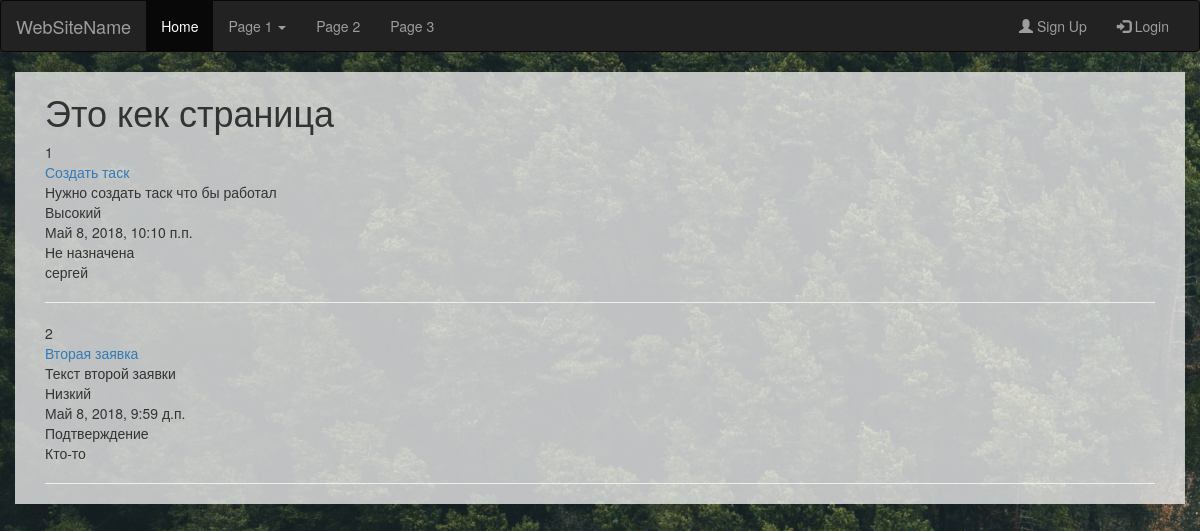
Screenshot of /issue/show/ with the database file from the repository.
### issues/models.py (models this page shows, shortened)
class Task(models.Model):
    title = models.CharField(max_length=50, verbose_name='Заголовок')
    description = models.TextField(verbose_name='Текст Заявки')
    priority = models.ForeignKey('issues.Priority', on_delete=models.CASCADE, default='---', verbose_name='Приоритет')
    date_start = models.DateTimeField(verbose_name='Дата создания')
    date_end = models.DateTimeField(verbose_name='Дата закрытия', null=True)
    location = models.ForeignKey('issues.Place', on_delete=models.CASCADE, default='---', verbose_name='Местонахождение')
    status = models.ForeignKey('issues.Status', on_delete=models.CASCADE, default='---', verbose_name='Статус')
    assigned = models.CharField(max_length=50, default='---', verbose_name='Исполнитель')
    created = models.CharField(max_length=50, default='---', verbose_name='Создатель заявки')
    class Meta:
        verbose_name = 'Заявка'
        verbose_name_plural = 'Заявки'

class Priority(models.Model):
    priority_name = models.CharField(max_length=50, verbose_name='Приоритет')
    def __str__(self):
        return self.priority_name
    class Meta:
        verbose_name = 'Приоритет'
        verbose_name_plural = 'Приоритеты'
        ordering = ['id']

class Status(models.Model):
    status_name = models.CharField(max_length=50, verbose_name='Статус')
    def __str__(self):
        return self.status_name
    class Meta:
        verbose_name = 'Статус'
        verbose_name_plural = 'Статусы'

### issues/views.py (the view)
# urls.py: path('show/', views.index, name='index'),
def index(request):
    tasks = Task.objects.all()
    context = {'tasks': tasks}
    return render(request, 'issues/index.html', context)

### issues/templates/issues/index.html
{% extends "mainApp/wrapper.html" %}
{% block content %}
<div class="container" style="background-color: rgba(242, 242, 242, 0.77);">
<div class="col-md-12">
  <h1>Это кек страница</h1>
      {% for task in tasks %}
      {{task.id}}<br>
    <a href="{% url 'issues:details' task.id %}">{{task.title}}</a><br>
        {{task.description}}<br>
        {{task.priority}}<br>
        {{task.date_start}}<br>
        {{task.status}}<br>
        {{task.assigned}}<br>
        <hr>
      {% endfor %}
</div>
</div>
{% endblock %}

### mainApp/templates/mainApp/wrapper.html (shortened to what this page needs)
<!DOCTYPE html>
<html>
  <head>
<link rel="stylesheet" href="https://maxcdn.bootstrapcdn.com/bootstrap/3.3.7/css/bootstrap.min.css">
  </head>
  {% load static %}
  <body style="background-image: url('{% static 'background/1.jpg' %}');">
<nav class="navbar navbar-inverse">
  <div class="container-fluid">
    <div class="navbar-header">
      <a class="navbar-brand" href="#">WebSiteName</a>
    </div>
    <div class="collapse navbar-collapse" id="myNavbar">
      <ul class="nav navbar-nav">
        <li class="active"><a href="#">Home</a></li>
        <li class="dropdown">
          <a class="dropdown-toggle" data-toggle="dropdown" href="#">Page 1 <span class="caret"></span></a>
        </li>
        <li><a href="#">Page 2</a></li>
        <li><a href="#">Page 3</a></li>
      </ul>
      <ul class="nav navbar-nav navbar-right">
        <li><a href="#"><span class="glyphicon glyphicon-user"></span> Sign Up</a></li>
        <li><a href="http://127.0.0.1:8000/admin/"><span class="glyphicon glyphicon-log-in"></span> Login</a></li>
      </ul>
    </div>
  </div>
</nav>
    {% block content %}
    {% endblock %}
  </body>
</html>

### rows the page displays
Task: id "1", title "Создать таск", description "Нужно создать таск что бы работал", priority "Высокий", date_start "Май 8, 2018, 10:10 п.п.", status "Не назначена", assigned "сергей"
Task: id "2", title "Вторая заявка", description "Текст второй заявки", priority "Низкий", date_start "Май 8, 2018, 9:59 д.п.", status "Подтверждение", assigned "Кто-то"
